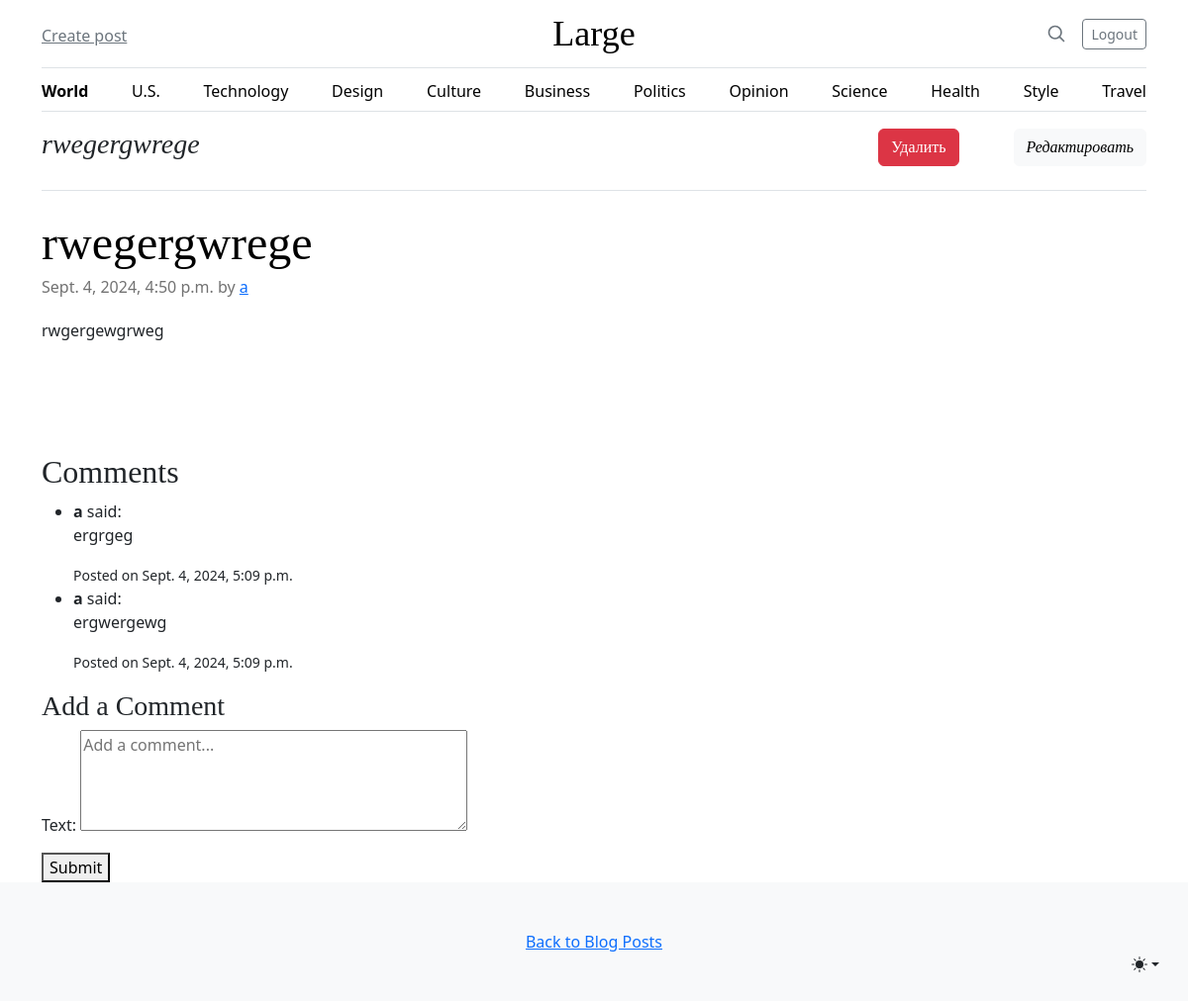
/blog/5/ (signed in), run on the app's committed database.
### blog/models.py (models this page shows, shortened)
class Post(models.Model):
    title = models.CharField(max_length=200)
    content = models.TextField()
    author = models.ForeignKey(User, on_delete=models.CASCADE)
    created_at = models.DateTimeField(auto_now_add=True)
    updated_at = models.DateTimeField(auto_now=True)

class Comment(models.Model):
    post = models.ForeignKey(Post, related_name='comments', on_delete=models.CASCADE)
    author = models.ForeignKey(User, on_delete=models.CASCADE)
    text = models.TextField()
    created_at = models.DateTimeField(auto_now_add=True)

### blog/views.py (the view)
# urls.py: path('<int:pk>/', views.post_detail, name='post_detail'),
def post_detail(request, pk):
    post = get_object_or_404(Post, pk=pk)
    comments = post.comments.all()
    form = CommentForm()
    return render(request, 'blog/post_detail.html', {
        'post': post,
        'comments': comments,
        'form': form,
        })

### blog/forms.py
class CommentForm(forms.ModelForm):
    class Meta:
        model = Comment
        fields = ['text']
        widgets = {
            'text': forms.Textarea(attrs={'rows': 4, 'placeholder': 'Add a comment...'})
        }

### blog/templates/blog/post_detail.html (shortened to what this page needs)
<!DOCTYPE html>
<html lang="en">
<head>
    <link rel="stylesheet" href="https://cdn.jsdelivr.net/npm/bootstrap@5.3.3/dist/css/bootstrap.min.css">
</head>
<body>
      <div class="dropdown position-fixed bottom-0 end-0 mb-3 me-3 bd-mode-toggle">
        <button class="btn btn-bd-primary py-2 dropdown-toggle d-flex align-items-center"
                id="bd-theme"
                type="button"
                aria-expanded="false"
                data-bs-toggle="dropdown"
                aria-label="Toggle theme (auto)">
          <svg class="bi my-1 theme-icon-active" width="1em" height="1em"><use href="#circle-half"></use></svg>
        </button>
      </div>
  <div class="container">
    <header class="border-bottom lh-1 py-3">
      <div class="row flex-nowrap justify-content-between align-items-center">
        <div class="col-4 pt-1">
            <a class="link-secondary" href="{% url 'post_create' %}">Create post</a>
        </div>
        <div class="col-4 text-center">
          <a class="blog-header-logo text-body-emphasis text-decoration-none" href="#">Large</a>
        </div>
        <div class="col-4 d-flex justify-content-end align-items-center">
            <a class="link-secondary" href="#" aria-label="Search">
                <svg xmlns="http://www.w3.org/2000/svg" width="20" height="20" fill="none" stroke="currentColor" stroke-linecap="round" stroke-linejoin="round" stroke-width="2" class="mx-3" role="img" viewBox="0 0 24 24"><title>Search</title>
                    <circle cx="10.5" cy="10.5" r="7.5"/>
                    <path d="M21 21l-5.2-5.2"/>
                </svg>
            </a>
            {% if user.is_authenticated %}
                <form method="post" action="{% url 'logout' %}">
                    <button type="submit" class="btn btn-sm btn-outline-secondary">Logout</button>
                </form>
            {% else %}
                <a class="btn btn-sm btn-outline-secondary" href="{% url 'login' %}">Login</a>
            {% endif %}
        </div>
      </div>
    </header>
    <div class="nav-scroller py-1 mb-3 border-bottom">
      <nav class="nav nav-underline justify-content-between">
        <a class="nav-item nav-link link-body-emphasis active" href="#">World</a>
        <a class="nav-item nav-link link-body-emphasis" href="#">U.S.</a>
        <a class="nav-item nav-link link-body-emphasis" href="#">Technology</a>
        <a class="nav-item nav-link link-body-emphasis" href="#">Design</a>
        <a class="nav-item nav-link link-body-emphasis" href="#">Culture</a>
        <a class="nav-item nav-link link-body-emphasis" href="#">Business</a>
        <a class="nav-item nav-link link-body-emphasis" href="#">Politics</a>
        <a class="nav-item nav-link link-body-emphasis" href="#">Opinion</a>
        <a class="nav-item nav-link link-body-emphasis" href="#">Science</a>
        <a class="nav-item nav-link link-body-emphasis" href="#">Health</a>
        <a class="nav-item nav-link link-body-emphasis" href="#">Style</a>
        <a class="nav-item nav-link link-body-emphasis" href="#">Travel</a>
      </nav>
    </div>
  </div>
    <main class="container">
        <div class="row g-5">
            <div class="col-md-12">
            <h3 class="pb-4 mb-4 fst-italic border-bottom d-flex justify-content-between">
                <div>{{ post.title }} </div><form method="post" action="{% url 'post_delete' post.pk %}">{% csrf_token %}<button type="submit" class="ms-5 btn btn-danger">Удалить</button> <a class="ms-5 btn btn-light" href="{% url 'post_edit' post.pk %}">Редактировать</a></form>
            </h3>
            <article class="blog-post">
                <h2 class="display-5 link-body-emphasis mb-1">{{ post.title }}</h2>
                <p class="blog-post-meta">{{ post.created_at }} by <a href="#">{{ post.author }}</a></p>
                <p>{{ post.content }}</p>
            </article>
        </div>
        <div>
            <h2>Comments</h2>
            <ul>
                {% for comment in comments %}
                    <li>
                        <strong>{{ comment.author }}</strong> said:
                        <p>{{ comment.text }}</p>
                        <small>Posted on {{ comment.created_at }}</small>
                    </li>
                {% empty %}
                    <li>No comments yet.</li>
                {% endfor %}
            </ul>
            <h3>Add a Comment</h3>
            <form method="post" action="{% url 'add_comment' post.pk %}">
                {{ form.as_p }}
                <button type="submit">Submit</button>
            </form>
        </div>
  </main>
  <footer class="py-5 text-center text-body-secondary bg-body-tertiary">
    <p class="mb-0">
        <a href="{% url 'post_list' %}">Back to Blog Posts</a>
    </p>
  </footer>
</body>
</html>

### blog/templates/blog/post_detail.html (style rules this page uses)
.bi { vertical-align: -.125em; fill: currentColor; }
.nav-scroller { position: relative; z-index: 2; height: 2.75rem; overflow-y: hidden; }
.nav-scroller .nav { display: flex; flex-wrap: nowrap; padding-bottom: 1rem; margin-top: -1px; overflow-x: auto; text-align: center; white-space: nowrap; -webkit-overflow-scrolling: touch; }
.btn-bd-primary { --bd-violet-bg: #712cf9; --bd-violet-rgb: 112.520718, 44.062154, 249.437846; --bs-btn-font-weight: 600; --bs-btn-color: var(--bs-white); --bs-btn-bg: var(--bd-violet-bg); --bs-btn-border-color: var(--bd-violet-bg); --bs-btn-hover-color: var(--bs-white); --bs-btn-hover-bg: #6528e0; --bs-btn-hover-border-color: #6528e0; --bs-btn-focus-shadow-rgb: var(--bd-violet-rgb); --bs-btn-active-color: var(--bs-btn-hover-color); --bs-btn-active-bg: #5a23c8; --bs-btn-active-border-color: #5a23c8; }
.bd-mode-toggle { z-index: 1500; }
.blog-header-logo { font-family: "Playfair Display", Georgia, "Times New Roman", serif; font-size: 2.25rem; }
h1, h2, h3, h4, h5, h6 { font-family: "Playfair Display", Georgia, "Times New Roman", serif; }
.blog-post { margin-bottom: 4rem; }
.blog-post-meta { margin-bottom: 1.25rem; color: #727272; }

### data on the page
Post: title "rwegergwrege", created_at "Sept. 4, 2024, 4:50 p.m.", author "a", content "rwgergewgrweg"
Comment: author "a", text "ergrgeg", created_at "Sept. 4, 2024, 5:09 p.m."
Comment: author "a", text "ergwergewg", created_at "Sept. 4, 2024, 5:09 p.m."
